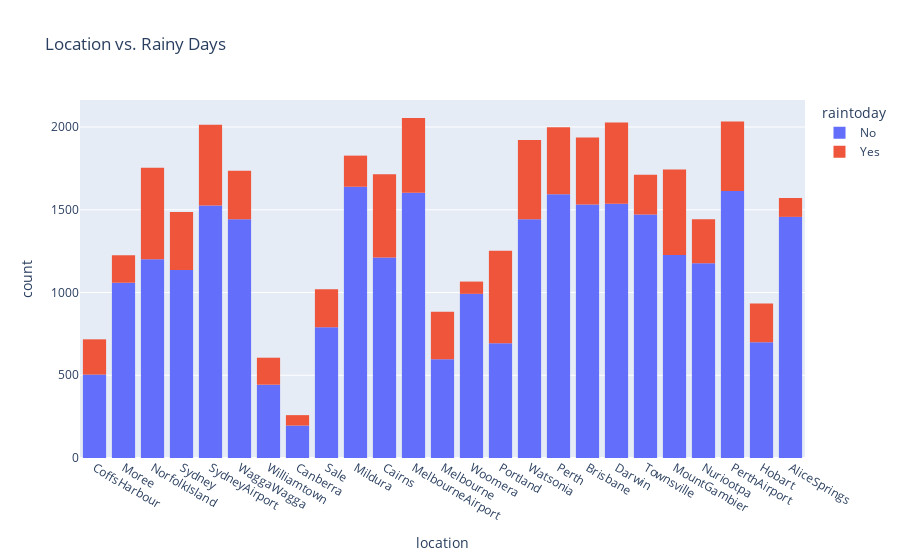

Notebook code for this chart:
### Code cell
import plotly.express as px
px.histogram(df , x = 'location' , title ='Location vs. Rainy Days' ,color ='raintoday')

### Figure 1 — Plotly figure (JSON) as saved in the notebook; plotly's stock layout.template omitted (floating-point values rounded to 4 significant figures; data arrays with more than 128 entries replaced by an {"elided": "..."} marker saying what was removed)
{"data": [{"alignmentgroup": "True", "bingroup": "x", "hovertemplate": "raintoday=No<br>location=%{x}<br>count=%{y}<extra></extra>", "legendgroup": "No", "marker": {"color": "#636efa", "pattern": {"shape": ""}}, "name": "No", "offsetgroup": "No", "orientation": "v", "showlegend": true, "type": "histogram", "x": {"elided": "28778 str values"}, "xaxis": "x", "yaxis": "y"}, {"alignmentgroup": "True", "bingroup": "x", "hovertemplate": "raintoday=Yes<br>location=%{x}<br>count=%{y}<extra></extra>", "legendgroup": "Yes", "marker": {"color": "#EF553B", "pattern": {"shape": ""}}, "name": "Yes", "offsetgroup": "Yes", "orientation": "v", "showlegend": true, "type": "histogram", "x": {"elided": "8151 str values"}, "xaxis": "x", "yaxis": "y"}], "layout": {"barmode": "relative", "legend": {"title": {"text": "raintoday"}, "tracegroupgap": 0}, "title": {"text": "Location vs. Rainy Days"}, "xaxis": {"anchor": "y", "domain": [0, 1], "title": {"text": "location"}}, "yaxis": {"anchor": "x", "domain": [0, 1], "title": {"text": "count"}}}}
